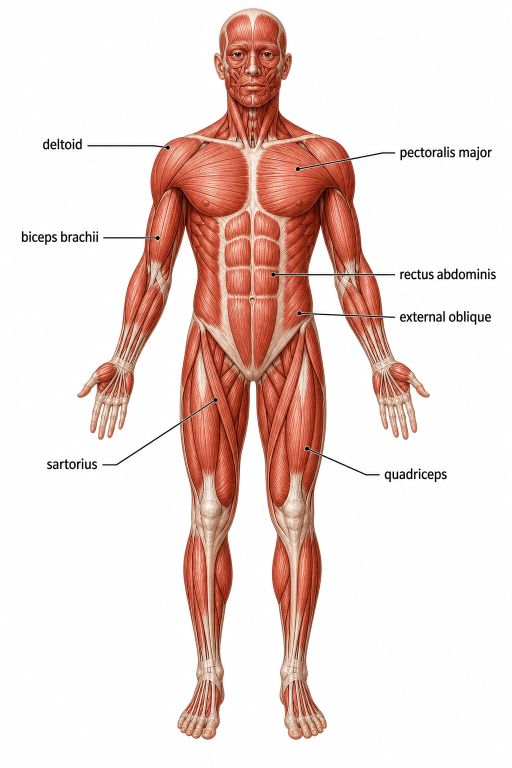
#> input picture anatomi/muskler/source.png, 1024 x 1536 px (shown at 1/2 size)
$ python clean.py   (older library calls are emulated)
#> lines starting #> are read from the running program, lines starting #| are printed output that depends on the picture; after the words box and inside, x2 and y2 are one past the last pixel; in counts of white or black regions, pixels touching at a corner belong together
"""Remove the English labels, leader lines and endpoint dots from source.png -> clean.png.

The labels and leaders are near-black and neutral (grey), while the muscle figure is
saturated red/brown, so a "dark and unsaturated" threshold isolates them cleanly.
Connected components of that mask are classified as:
  * leader -> long/tall component (a line incl. its endpoint dot)
  * text   -> any component lying in the white side margins (x < 205 or x > 765)
Small neutral-dark specks inside the figure (pupils etc.) are left alone.

Leaders over the muscle are filled by interpolating along the local muscle-fibre direction
(structure tensor), which keeps the fibres continuous instead of the blurry smear of plain
inpainting. Faint grey anti-aliasing / drop-shadow pixels left in the white background
are snapped to white.
Run from anywhere: python3 anatomi/muskler/clean.py
"""
import os
import cv2
import numpy as np

HERE = os.path.dirname(os.path.abspath(__file__))
src = cv2.imread(os.path.join(HERE, 'source.png'))
#> src is the input picture: shape (1536, 1024, 3); mean B, G, R 212.8, 217.9, 237
H, W = src.shape[:2]
#> H = 1536; W = 1024
im = src.astype(int)
mx, mn = im.max(axis=2), im.min(axis=2)
dark = ((mx < 120) & (mx - mn < 45)).astype(np.uint8)
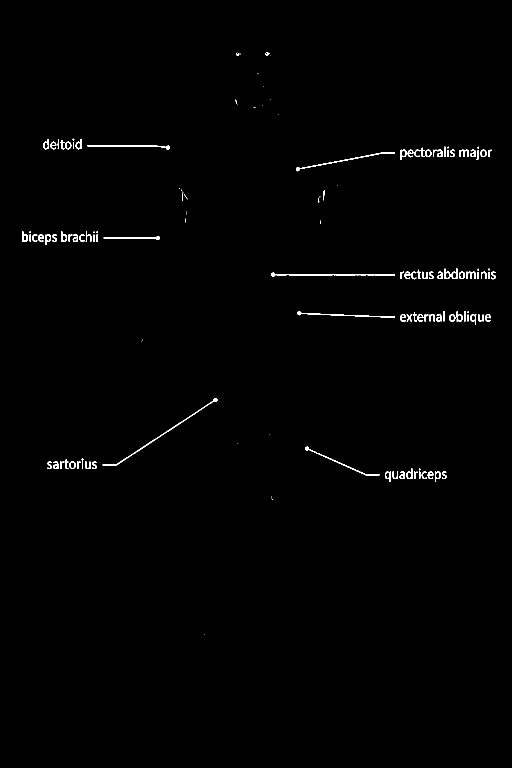
#> dark: shape (1536, 1024) (shown at 1/2 size); values 0 (black) and 1 (white), 0.66% white in thin lines or dots, all inside (x1, y1, x2, y2) = (44, 105, 991, 1270)

n, lab, st, _ = cv2.connectedComponentsWithStats(dark, 8)
#> lab: shape (1536, 1024) int32; 139 distinct labels, from 0 to 138
#> n = 139; st = 139 rows, first 6: [0, 0, 1024, 1536, 1562439], [472, 105, 7, 7, 25], [530, 105, 7, 7, 35], [480, 107, 1, 2, 2], [538, 106, 2, 2, 3], [540, 110, 1, 1, 1]
text = np.zeros((H, W), np.uint8)
lines = np.zeros((H, W), np.uint8)
for i in range(1, n):
    x, y, w, h, a = st[i]
    if a >= 30 and (w >= 100 or h >= 50):  # leader line (+ dot)
        lines[lab == i] = 1
    elif x + w < 205 or x > 765:          # glyph (incl. i-dots) in the white margin
        text[lab == i] = 1
#> this loop made 138 passes
#> (x, y, w, h, a) on passes 1 to 12: (472, 105, 7, 7, 25), (530, 105, 7, 7, 35), (480, 107, 1, 2, 2), (538, 106, 2, 2, 3), (540, 110, 1, 1, 1), (515, 146, 2, 1, 2), (527, 172, 1, 1, 1), (470, 199, 4, 9, 11), (541, 199, 1, 1, 1), (474, 209, 1, 1, 1), (524, 211, 1, 1, 1), (507, 215, 4, 1, 4)
#> lines: shape (1536, 1024); values 0 (black) and 1 (white), 0.22% white; 7 white regions, largest, box (x1, y1, x2, y2) and area: (542, 545, 790, 553) 751, (205, 796, 435, 931) 623, (175, 290, 340, 299) 504
#> text: shape (1536, 1024); values 0 (black) and 1 (white), 0.43% white in thin lines or dots, all inside (x1, y1, x2, y2) = (44, 277, 991, 964)

text = cv2.dilate(text, np.ones((11, 11), np.uint8))
#> text: shape (1536, 1024); values 0 (black) and 1 (white), 1.9% white; 7 white regions, largest, box (x1, y1, x2, y2) and area: (796, 532, 996, 564) 5357, (796, 288, 988, 325) 5163, (795, 617, 987, 654) 5109
lines = cv2.dilate(lines, cv2.getStructuringElement(cv2.MORPH_ELLIPSE, (11, 11)))
#> lines: shape (1536, 1024); values 0 (black) and 1 (white), 1.1% white; 7 white regions, largest, box (x1, y1, x2, y2) and area: (200, 791, 440, 936) 3422, (537, 540, 795, 558) 3349, (587, 300, 795, 348) 2576

# --- orientation-guided fill for the leaders ---------------------------------------
# 1) a plain Telea inpaint (used as fallback and to estimate fibre orientation),
# 2) local fibre direction from a structure tensor, 3) every masked pixel is filled by
# walking along the fibre direction both ways to the first unmasked pixel and linearly
# interpolating between those two source pixels, so fibres continue across the gap.
base = cv2.inpaint(src, lines, 5, cv2.INPAINT_TELEA)
g = cv2.cvtColor(base, cv2.COLOR_BGR2GRAY).astype(np.float32)
gx = cv2.Sobel(g, cv2.CV_32F, 1, 0, ksize=3)
gy = cv2.Sobel(g, cv2.CV_32F, 0, 1, ksize=3)
# gradients inside/next to the band would describe the band itself, so they get zero weight
wgt = 1.0 - cv2.dilate(lines, np.ones((7, 7), np.uint8)).astype(np.float32)
#> wgt: shape (1536, 1024) float32; values 0 (black) and 1 (white), 98.2% white; 7 black regions, largest, box (x1, y1, x2, y2) and area: (197, 788, 443, 939) 5770, (534, 537, 798, 561) 5059, (584, 297, 798, 351) 4157
norm = cv2.GaussianBlur(wgt, (0, 0), 7) + 1e-6
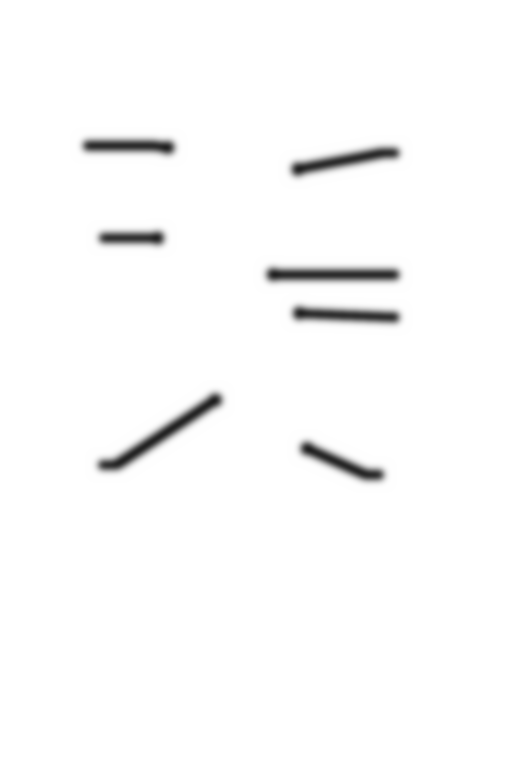
#> norm: shape (1536, 1024) float32 (shown at 1/2 size); min 0.119, max 1, mean 0.982
J = [cv2.GaussianBlur(a * wgt, (0, 0), 7) / norm for a in (gx * gx, gx * gy, gy * gy)]
#> J = 3 items
theta = 0.5 * np.arctan2(2 * J[1], J[0] - J[2]) + np.pi / 2  # fibre direction
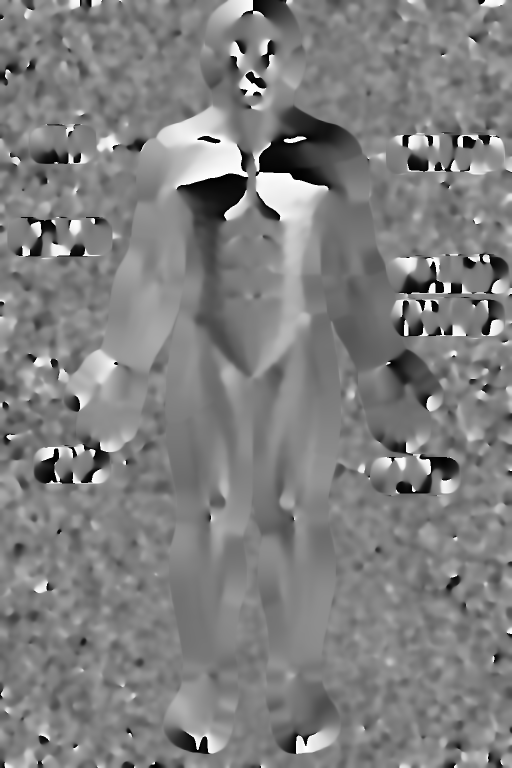
#> theta: shape (1536, 1024) float32 (shown at 1/2 size); min 9.78e-06, max 3.14, mean 1.57; drawn with min black and max white
srcf = src.astype(np.float32)
out = base.astype(np.float32)
ys, xs = np.nonzero(lines)
#> ys = 17743 values from 285 to 955; xs = 17743 values, max 794 at index 2432, min 170 at index 442, mean 521.7
MAXW = 30
for y, x in zip(ys, xs):
    dx, dy = np.cos(theta[y, x]), np.sin(theta[y, x])
    ends = []
    for sgn in (1, -1):
        for t in range(1, MAXW):
            xx = int(round(x + sgn * dx * t)); yy = int(round(y + sgn * dy * t))
            if not (0 <= xx < W and 0 <= yy < H):
                break
            if not lines[yy, xx]:
                k = t + 2  # sample a little beyond the band edge, clear of any line halo
                ends.append((k, srcf[min(H - 1, max(0, int(round(y + sgn * dy * k)))),
                                     min(W - 1, max(0, int(round(x + sgn * dx * k))))]))
                break
    if len(ends) == 2:
        (t1, c1), (t2, c2) = ends
        paper1, paper2 = c1.min() > 235 and np.ptp(c1) < 15, c2.min() > 235 and np.ptp(c2) < 15
        if paper1 != paper2:   # band crosses the figure outline: keep a crisp edge, no pink blend
            out[y, x] = c1 if t1 <= t2 else c2
        else:
            out[y, x] = (c1 * t2 + c2 * t1) / (t1 + t2)
#> this loop made 17743 passes
#> (dx, dy, t1, c1, c2) on passes 1, 3, 5, 6, 7, 8, 21, 22, 24: (0.00977, 1, 15, [255, 255, 255], [254, 254, 254]), (0.0109, 1, 15, [254, 254, 254], [255, 255, 255]), (0.0116, 1, 15, [255, 254, 255], [255, 255, 255]), (0.0119, 1, 15, [255, 254, 255], [255, 255, 255]), (0.0122, 1, 15, [255, 254, 255], [255, 255, 255]), (0.0126, 1, 15, [255, 254, 255], [255, 255, 255]), (-0.327, 0.945, 16, [255, 255, 255], [254, 254, 254]), (-0.426, 0.905, 16, [255, 255, 255], [254, 254, 254]), (-0.726, 0.687, 21, [255, 254, 255], [254, 254, 254])
#> (dx, dy, t1, c2) on passes 2, 4, 9, 10, 11, 12: (0.0104, 1, 15, [255, 255, 255]), (0.0113, 1, 15, [255, 255, 255]), (0.0131, 1, 15, [255, 255, 255]), (0.0138, 1, 15, [255, 255, 255]), (0.0141, 1, 15, [255, 255, 255]), (0.0133, 1, 15, [255, 255, 255])
# a light blur inside the band only, to hide sampling jaggies ...
soft = cv2.GaussianBlur(out, (3, 3), 0)
m = lines > 0
out[m] = soft[m]
# ... then put fine fibre grain back: high-pass detail copied from just above/below the band
hp = srcf - cv2.GaussianBlur(srcf, (0, 0), 1.5)
for y, x in zip(ys, xs):
    for dy in (14, -14, 22, -22):
        yy = y + dy
        if 0 <= yy < H and not lines[yy, x]:
            out[y, x] += 0.9 * hp[yy, x]
            break
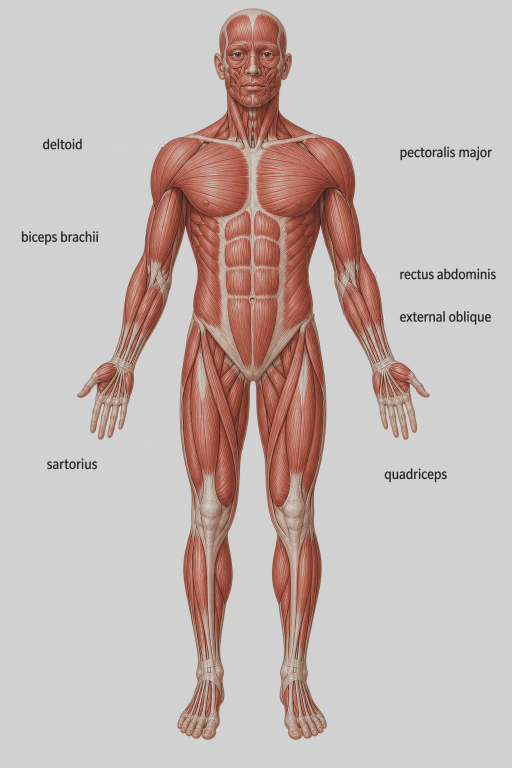
#> out: shape (1536, 1024, 3) float32 (shown at 1/2 size); mean B, G, R 214.3, 219.5, 238.7; drawn with min black and max white
out = np.clip(out, 0, 255).astype(np.uint8)

# --- text: all on white background ------------------------------------------------
out[text > 0] = 255
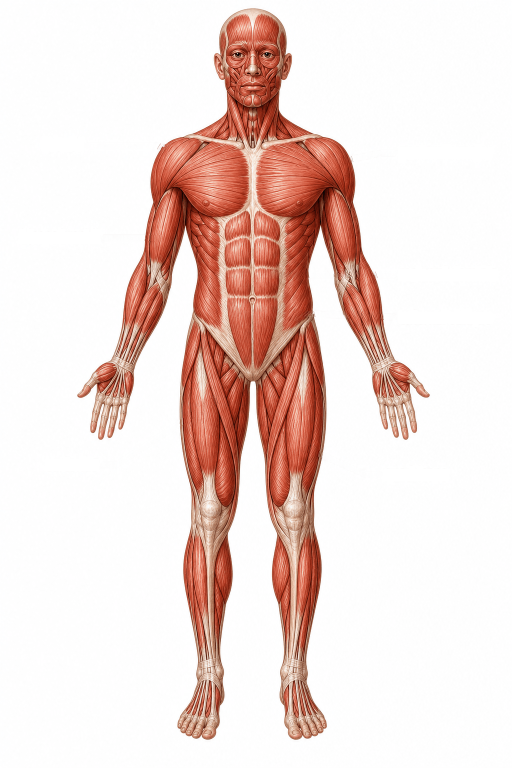
#> out: shape (1536, 1024, 3) (shown at 1/2 size); mean B, G, R 214.3, 219.4, 238.6

# --- snap faint grey halo / shadow pixels near the removed marks to pure white -------
zone = cv2.dilate(((lines + text) > 0).astype(np.uint8), np.ones((15, 15), np.uint8)) > 0
#> zone: shape (1536, 1024) bool; 5.8% white; 7 white regions, largest, box (x1, y1, x2, y2) and area: (530, 525, 1003, 571) 16171, (580, 281, 995, 355) 14854, (583, 610, 994, 661) 14276
o = out.astype(int)
neutral_light = ((o.max(axis=2) - o.min(axis=2)) < 12) & (o.min(axis=2) > 190)
#> neutral_light: shape (1536, 1024) bool; 76.4% white; 3 black regions (1 under 20 px), largest, box (x1, y1, x2, y2) and area: (154, 16, 860, 1480) 370786, (314, 287, 322, 299) 22
out[zone & neutral_light] = 255
#> out: shape (1536, 1024, 3); 2.16% of pixels changed, all inside (x1, y1, x2, y2) = (32, 265, 1003, 976)

# --- make the background pure white (source paper is ~253) so the crop has no visible edge
o = out.astype(int)
paper = (((o.min(axis=2) >= 238) & ((o.max(axis=2) - o.min(axis=2)) <= 10))).astype(np.uint8)
#> paper: shape (1536, 1024); values 0 (black) and 1 (white), 76.4% white; 3 black regions (1 under 20 px), largest, box (x1, y1, x2, y2) and area: (154, 16, 860, 1480) 371604, (314, 287, 322, 299) 22
nb, blab = cv2.connectedComponents(paper, connectivity=4)
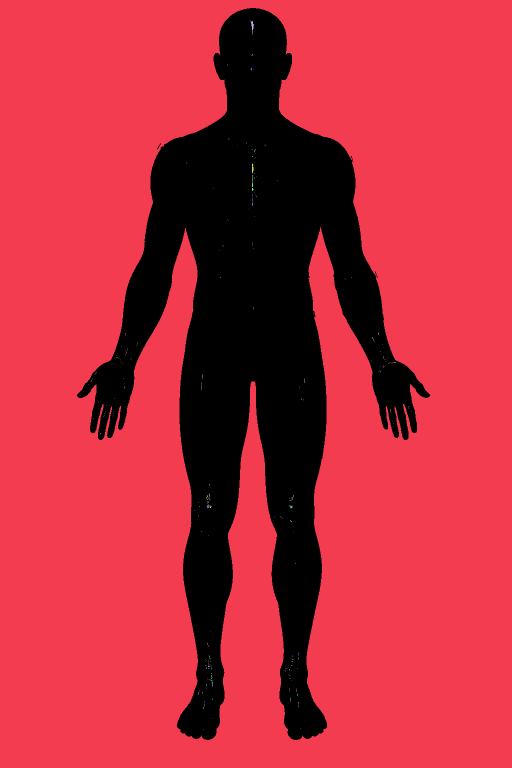
#> blab: shape (1536, 1024) int32 (shown at 1/2 size); 283 distinct labels, from 0 to 282; one colour per label, 0 black
border = set(np.unique(np.concatenate([blab[0], blab[-1], blab[:, 0], blab[:, -1]]))) - {0}
bgmask = np.isin(blab, list(border))
#> bgmask: shape (1536, 1024) bool; 76.3% white; 3 black regions (1 under 20 px), largest, box (x1, y1, x2, y2) and area: (154, 16, 860, 1480) 372432, (314, 287, 322, 299) 22
out[bgmask] = 255
# thin pink stubs left where a leader left the figure outline: open the figure mask inside
# the leader zone and paint what the opening removes white
fg = (~bgmask).astype(np.uint8)
opened = cv2.morphologyEx(fg, cv2.MORPH_OPEN, cv2.getStructuringElement(cv2.MORPH_ELLIPSE, (7, 7)))
#> opened: shape (1536, 1024); values 0 (black) and 1 (white), 23.7% white; 1 white region, box (x1, y1, x2, y2) and area: (154, 16, 860, 1480) 372366
lzone = cv2.dilate(lines, np.ones((5, 5), np.uint8)) > 0
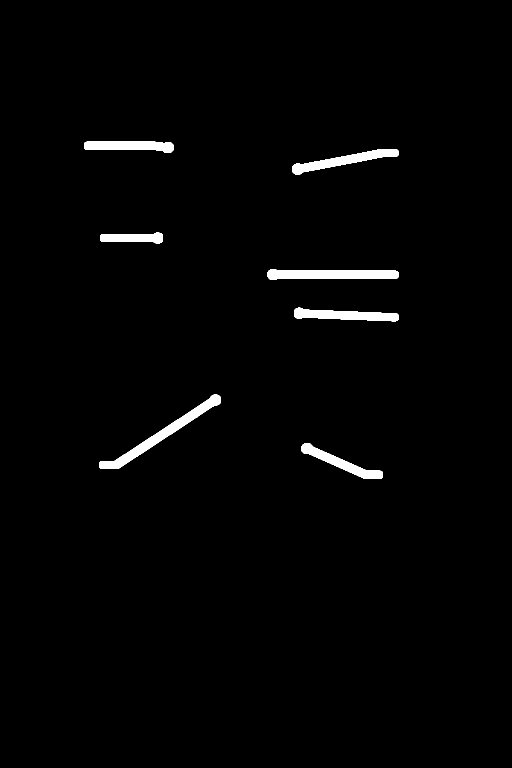
#> lzone: shape (1536, 1024) bool (shown at 1/2 size); 1.6% white; 7 white regions, largest, box (x1, y1, x2, y2) and area: (198, 789, 442, 938) 4980, (535, 538, 797, 560) 4486, (585, 298, 797, 350) 3623
out[(fg > 0) & (opened == 0) & lzone] = 255
#> out: shape (1536, 1024, 3); mean B, G, R 215, 220.2, 239.4

cv2.imwrite(os.path.join(HERE, 'clean.png'), out)
print('clean.png written; leader px', int(lines.sum()), 'text px', int(text.sum()))
#| clean.png written; leader px 17743 text px 29147
